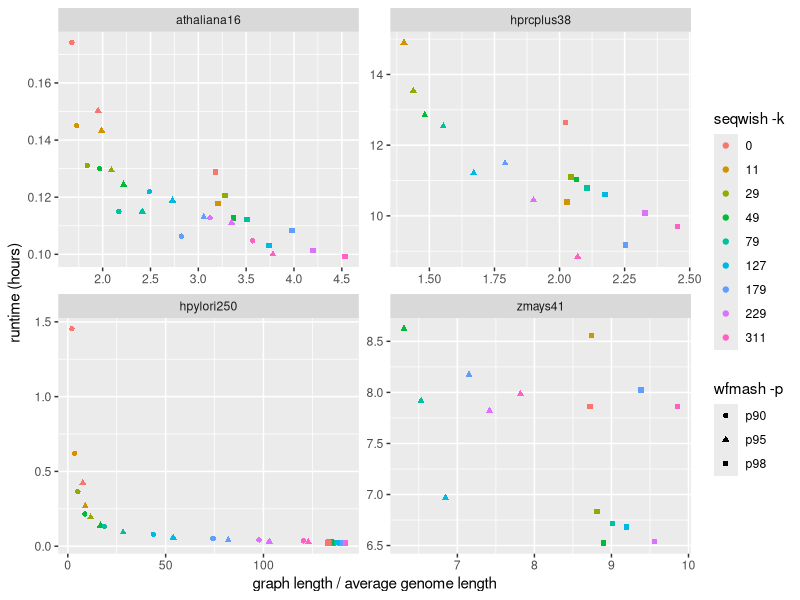
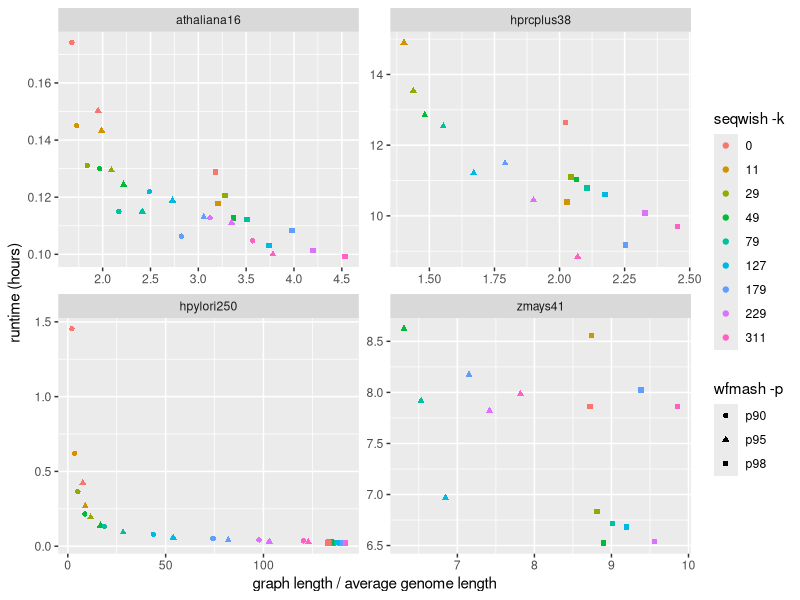

Source code (R) for these figures, in order:
#!/usr/bin/env Rscript

require(tidyverse)
require(ggrepel)

x <- read.delim('stats/stats.tsv')

ggplot(subset(x, input.fasta=="athaliana16" & min.mapping.len=="l60k" | input.fasta=="hprcplus38" | input.fasta=="hpylori250" & min.mapping.len=="l15k" & seqwish.B=="B50M" | input.fasta=="zmays41" & min.mapping.len=="l60k"),
       aes(x=graph.length.Gbps/(Gbps/n), y=time.seconds/3600, shape=map.ident, color=as.factor(k), label=min.mapping.len)) +
geom_point() +
facet_wrap(~input.fasta, scales="free") +
scale_x_continuous("graph length / average genome length") +
scale_y_continuous("runtime (hours)") +
scale_color_discrete("seqwish -k") +
scale_shape_discrete("wfmash -p")
#+ geom_text_repel(size=2)

ggsave("manuscript/fig_experiment_stats.pdf", height=4, width=5.5)
